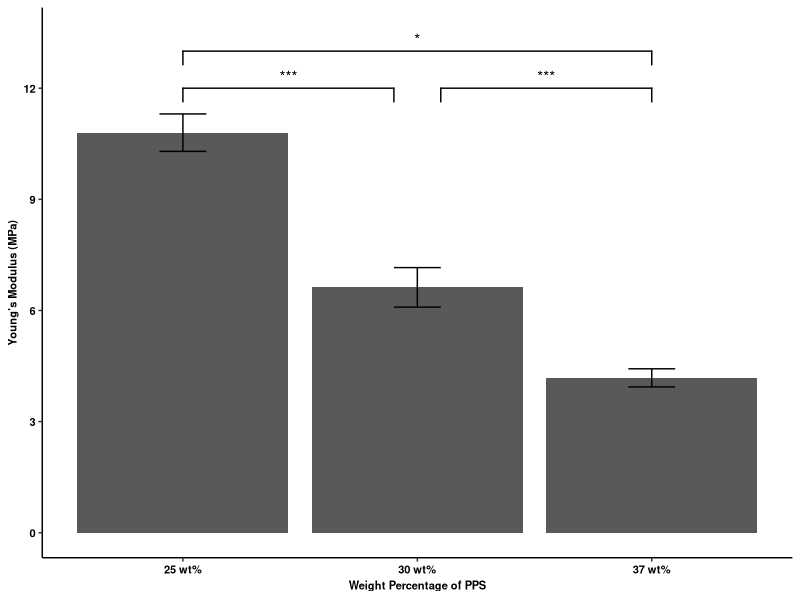
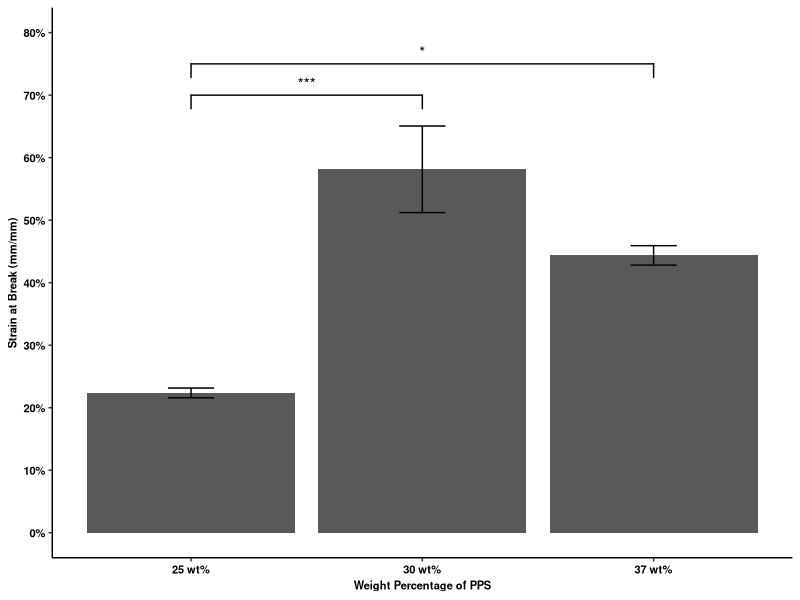
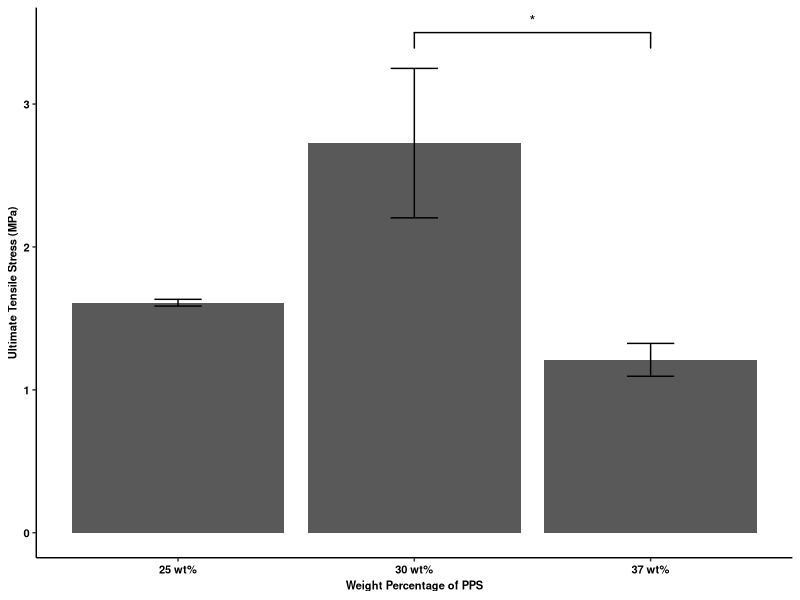
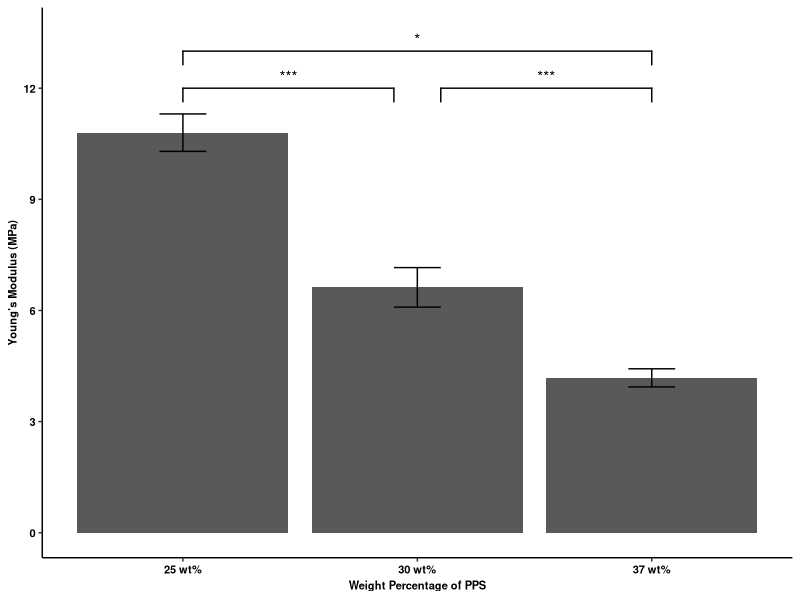
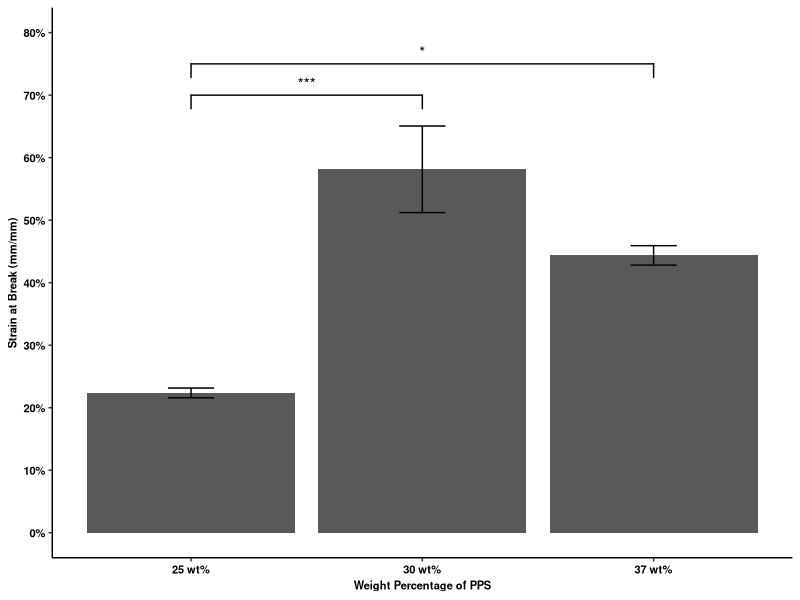
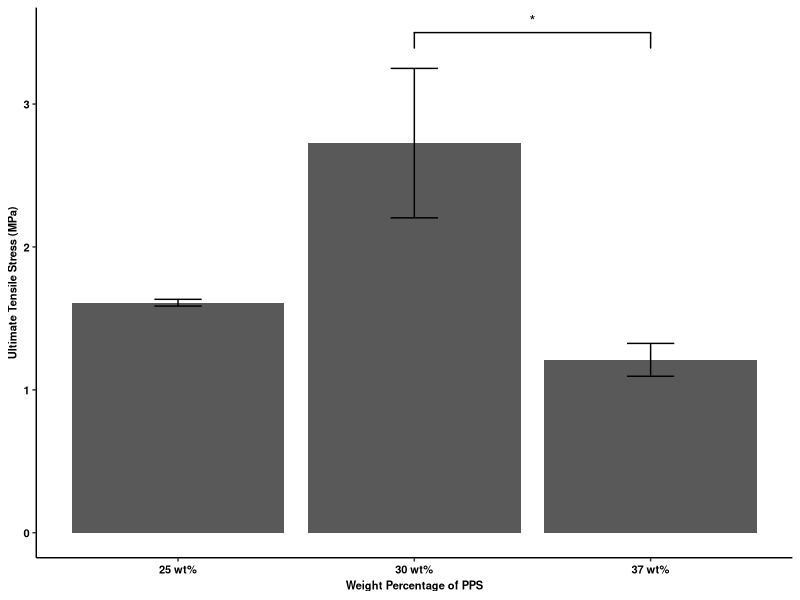

Write R code to recreate these figures, in order.
install.packages("data.table")
install.packages("ggsignif")
library(ggplot2)
library(scales)
library(svglite)
library(data.table)
library(ggsignif)
data = read.csv("data.csv")
#One way anaova test followed by Tukey test
young_aov = aov(Young~Sample, data)
strainatbreak_aov = aov(Strain_at_break~Sample, data)
uts_aov = aov(UTS~Sample, data)
tukey_young = TukeyHSD(young_aov)
tukey_uts = TukeyHSD(uts_aov)
tukey_strain = TukeyHSD(strainatbreak_aov)
data = data.table(data)
dataMelt = melt(data, id.vars = "Sample")
#convert to datatable, otherwise the next line won't work.
dataMelt_agg = dataMelt[, .(mean = mean(value), se = sd(value)/.N), by = .(Sample, variable)]
data_young = dataMelt_agg[(1:3),]
data_strain = dataMelt_agg[(4:6),]
data_uts = dataMelt_agg[(7:9),]
#Plot Young's Modulus barplot
ggplot(data_young, aes(x = Sample, y = mean)) +
  geom_bar(stat = "identity", position = "dodge") +
  geom_errorbar(aes(ymax = mean + 1.96*se, 
                    ymin = mean - 1.96*se,
                    width = 0.2),
                position = position_dodge(0.9)) +
  geom_signif(y_position = c(12,12,13), xmin = c(1, 2.1,1), 
              xmax = c(1.9,3,3), annotation = c("***","***", "*"),
              tip_length = 0.05) +
  labs(y = "Young's Modulus (MPa)", x = "Weight Percentage of PPS") +
  scale_x_discrete(labels=c("25 wt%", "30 wt%", "37 wt%")) +
  scale_y_continuous(limits = c(0,13.5), n.breaks = 6) +
  theme_classic() +
  theme(
    axis.text.x = element_text(size=8, color = "black", face = "bold"),
    axis.text.y = element_text(size=8, color = "black", face = "bold"),
    axis.title.x = element_text(size=8, color = "black", face = "bold"),
    axis.title.y = element_text(size=8, color = "black", face = "bold"),
    legend.title = element_text(size=8, color = "black", face = "bold"),
    legend.text = element_text(size=8, color = "black", face = "bold"),
    legend.position = "none")
ggsave("young.svg", width = 50, height = 50, units = "mm")
#Plot ultimate strain
ggplot(data_strain, aes(x = Sample, y = mean)) +
  geom_bar(stat = "identity", position = "dodge") +
  geom_errorbar(aes(ymax = mean + 1.96*se, 
                    ymin = mean - 1.96*se,
                    width = 0.2),
                position = position_dodge(0.9)) +
  geom_signif(y_position = c(0.7,0.75), xmin = c(1, 1), 
              xmax = c(2 ,3), annotation = c("***","*"),
              tip_length = 0.05) +
  labs(y = "Strain at Break (mm/mm)", x = "Weight Percentage of PPS") +
  scale_x_discrete(labels=c("25 wt%", "30 wt%", "37 wt%")) +
  scale_y_continuous(limits = c(0,0.80), n.breaks = 10, labels = scales::percent_format(accuracy = 1)) +
  theme_classic() +
  theme(
    axis.text.x = element_text(size=8, color = "black", face = "bold"),
    axis.text.y = element_text(size=8, color = "black", face = "bold"),
    axis.title.x = element_text(size=8, color = "black", face = "bold"),
    axis.title.y = element_text(size=8, color = "black", face = "bold"),
    legend.title = element_text(size=8, color = "black", face = "bold"),
    legend.text = element_text(size=8, color = "black", face = "bold"),
    legend.position = "none")
ggsave("strain.svg", width = 50, height = 50, units = "mm")
#Plot ultimate tensile stress
ggplot(data_uts, aes(x = Sample, y = mean)) +
  geom_bar(stat = "identity", position = "dodge") +
  geom_errorbar(aes(ymax = mean + 1.96*se, 
                    ymin = mean - 1.96*se,
                    width = 0.2),
                position = position_dodge(0.9)) +
  geom_signif(y_position = c(3.5), xmin = c(2), 
              xmax = c(3), annotation = c("*"),
              tip_length = 0.05) +
  labs(y = "Ultimate Tensile Stress (MPa)", x = "Weight Percentage of PPS") +
  scale_x_discrete(labels=c("25 wt%", "30 wt%", "37 wt%")) +
  scale_y_continuous(limits = c(0,3.5), n.breaks = 5) +
  theme_classic() +
  theme(
    axis.text.x = element_text(size=8, color = "black", face = "bold"),
    axis.text.y = element_text(size=8, color = "black", face = "bold"),
    axis.title.x = element_text(size=8, color = "black", face = "bold"),
    axis.title.y = element_text(size=8, color = "black", face = "bold"),
    legend.title = element_text(size=8, color = "black", face = "bold"),
    legend.text = element_text(size=8, color = "black", face = "bold"),
    legend.position = "none")
ggsave("uts.svg", width = 50, height = 50, units = "mm")
